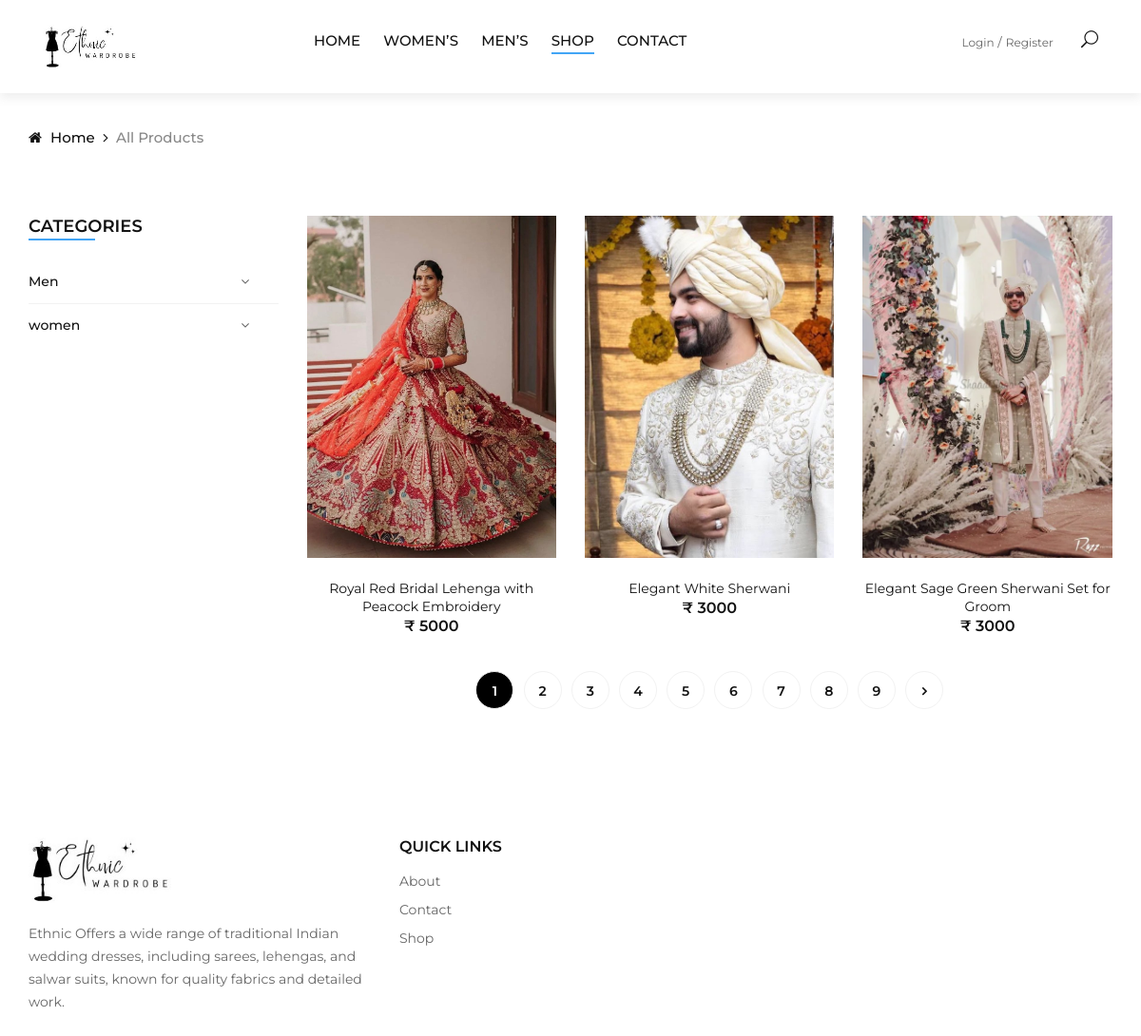
The app's page /allproducts with its own data.
### myapp/models.py (models this page shows, shortened)
class product_category(models.Model):
    Product_category_name = models.CharField(max_length=25)

class product_detail(models.Model):
    L_id = models.ForeignKey(login, on_delete=models.CASCADE, default="")
    Pro_name = models.CharField(max_length=70)
    Pro_brandname = models.CharField(max_length=50, default="Prexa Wear")
    Pro_Cat = models.ForeignKey(product_category, on_delete=models.CASCADE, default="")
    Pro_subcat = models.ForeignKey(product_subcategory, on_delete=models.CASCADE, default="")
    Pro_image = models.ImageField(upload_to="photos")
    Pro_description = models.CharField(max_length=500)
    Pro_price = models.IntegerField()
    is_visible = models.BooleanField(default=True)
    added_date = models.DateTimeField(auto_now=True, editable=False)
    def Pro_images(self):
        return mark_safe('<img src="{}" width="100"/>'.format(self.Pro_image.url))
    Pro_images.allow_tags = True

### myapp/views.py (the view)
# urls.py: path("allproducts", views.allproducts, name="allproducts"),
def allproducts(request):
    try:
        uid = request.session['log_id']
        try:
            profiledata = login.objects.get(id=uid)
        except login.DoesNotExist:
            profiledata = None
        proddata = product_detail.objects.filter(is_visible=True)
        catdata = product_category.objects.all()
        subcatdata = product_subcategory.objects.all()
        page = request.GET.get('page', 1)
        paginator = Paginator(proddata, 3)  # Set the number of items per page
        try:
            proddata = paginator.page(page)
        except PageNotAnInteger:
            proddata = paginator.page(1)
        except EmptyPage:
            proddata = paginator.page(paginator.num_pages)
        details = {
            'profiledata': profiledata,
            'proddata': proddata,
            'catdata': catdata,
            'subcatdata': subcatdata,
        }
        return render(request, 'allproducts.html', details)
    except:
        pass
    proddata = product_detail.objects.filter(is_visible=True)
    catdata = product_category.objects.all()
    subcatdata = product_subcategory.objects.all()
    page = request.GET.get('page', 1)
    paginator = Paginator(proddata, 3)  # Set the number of items per page
    try:
        proddata = paginator.page(page)
    except PageNotAnInteger:
        proddata = paginator.page(1)
    except EmptyPage:
        proddata = paginator.page(paginator.num_pages)
    details = {
        'proddata': proddata,
        'catdata': catdata,
        'subcatdata': subcatdata,
    }
    return render(request, 'allproducts.html', details)

### myapp/templates/allproducts.html (shortened to what this page needs)
{% extends 'basic.html' %}
{% load static %}
{% block body %}
    <div class="breadcrumb-option">
        <div class="container">
            <div class="row">
                <div class="col-lg-12">
                    <div class="breadcrumb__links">
                        <a href="/"><i class="fa fa-home"></i> Home</a>
                        <span>All Products</span>
                    </div>
                </div>
            </div>
        </div>
    </div>
     <section class="shop spad">
        <div class="container">
            <div class="row">
                <div class="col-lg-3 col-md-3">
                    <div class="shop__sidebar">
                        <div class="sidebar__categories">
                            <div class="section-title">
                                <h4>Categories</h4>
                            </div>
                            <div class="categories__accordion">
                                <div class="accordion" id="accordionExample">
                                    {% for cd in catdata %}
                                    <div class="card">
                                        <div class="card-heading">
                                            <a data-toggle="collapse" data-target="#collapseOne{{cd.id}}">{{cd.Product_category_name}}</a>
                                        </div>
                                    </div>
                                    {% endfor %}
                                </div>
                            </div>
                        </div>
                    </div>
                </div>
                <div class="col-lg-9 col-md-9">
                    <div class="row">
                        {% for pd in proddata %}
                        <div class="col-lg-4 col-md-6">
                            <div class="product__item">
                                <div class="product__item__pic set-bg" data-setbg="/media/{{pd.Pro_image}}">
                                    <ul class="product__hover">
                                    </ul>
                                </div>
                                <div class="product__item__text">
                                    <h6><a href="/viewprod/{{pd.id}}">{{pd.Pro_name}}</a></h6>
                                    <div class="product__price">₹ {{pd.Pro_price}}</div>
                                </div>
                            </div>
                        </div>
                        {% endfor %}
                        <div class="col-lg-12 text-center">
                            <div class="pagination__option">
                                {% for i in proddata.paginator.page_range %}
                                {% if proddata.number == i %}
                                <a href="?page={{ i }}" style="color:white; background-color:black;">{{ i }}</a>
                                {%  else %}
                                <a href="?page={{ i }}">{{ i }}</a>
                                {% endif %}
                                {% endfor %}
                                {% if proddata.has_next %}
                                <a href="?page={{ proddata.paginator.num_pages }}"><i class="fa fa-angle-right"></i></a>
                                {% endif %}
                            </div>
                        </div>
                    </div>
                </div>
            </div>
        </div>
    </section>
{% endblock %}

### myapp/templates/basic.html (shortened to what this page needs)
<!DOCTYPE html>
<html lang="zxx">
{% load static %}
<head>
    <link rel="stylesheet" href=" {% static 'css/bootstrap.min.css' %} " type="text/css">
    <link rel="stylesheet" href=" {% static 'css/font-awesome.min.css' %} " type="text/css">
    <link rel="stylesheet" href=" {% static 'css/elegant-icons.css' %} " type="text/css">
    <link rel="stylesheet" href=" {% static 'css/jquery-ui.min.css' %} " type="text/css">
    <link rel="stylesheet" href=" {% static 'css/magnific-popup.css' %} " type="text/css">
    <link rel="stylesheet" href=" {% static 'css/owl.carousel.min.css' %} " type="text/css">
    <link rel="stylesheet" href=" {% static 'css/slicknav.min.css' %} " type="text/css">
    <link rel="stylesheet" href=" {% static 'css/style.css' %} " type="text/css">
</head>
<body>
    <header class="header">
        <div class="container-fluid">
            <div class="row">
                <div class="col-xl-3 col-lg-2">
                    <div class="header__logo">
                        <a href="/"><img src=" {% static 'img/Logo.jpg' %} " width="100px" alt=""></a>
                    </div>
                </div>
                <div class="col-xl-6 col-lg-7">
                    <nav class="header__menu">
                        <ul>
                            <li {% if request.resolver_match.url_name == 'index' %} class="active" {% endif %}><a href="/">Home</a></li>
                            <li><a href="/catwiseprod/2">Women’s</a></li>
                            <li><a href="/catwiseprod/1">Men’s</a></li>
                            <li {% if request.resolver_match.url_name == 'allproducts' %} class="active" {% endif %}><a href="/allproducts">Shop</a></li>
                            <li {% if request.resolver_match.url_name == 'contactus' %} class="active" {% endif %}><a href="/contactus">Contact</a></li>
                        </ul>
                    </nav>
                </div>
                <div class="col-lg-3">
                    <div class="header__right">
                        <div class="header__right__auth">
                            {% if request.session.log_user %}
                            <a href="/logout">Logout</a>
                            <a href="/yourprofile">Profile</a>
                            {% else %}
                            <a href="/loginsignup">Login</a>
                            <a href="/register">Register</a>
                            {% endif %}
                        </div>
                        <ul class="header__right__widget">
                            <li><span class="icon_search search-switch"></span></li>
                        </ul>
                    </div>
                </div>
            </div>
        </div>
    </header>
{% block body %} {% endblock %}
<footer class="footer">
    <div class="container">
        <div class="row">
            <div class="col-lg-4 col-md-6 col-sm-7">
                <div class="footer__about">
                    <div class="footer__logo">
                        <a href="/"><img src=" {% static 'img/Logo.jpg' %} " width="150px" alt=""></a>
                    </div>
                    <p>Ethnic Offers a wide range of traditional Indian wedding dresses, including sarees, lehengas, and salwar suits, known for quality fabrics and detailed work.</p>
                </div>
            </div>
            <div class="col-lg-2 col-md-3 col-sm-5">
                <div class="footer__widget">
                    <h6>Quick links</h6>
                    <ul>
                        <li><a href="/about">About</a></li>
                        <li><a href="/contact">Contact</a></li>
                        <li><a href="/allproducts">Shop</a></li>
                    </ul>
                </div>
            </div>
        </div>
    </div>
</footer>
</body>
</html>

### records on screen
product_category: Product_category_name "Men"
product_category: Product_category_name "women"
product_detail: shows a picture, Pro_name "Royal Red Bridal Lehenga with Peacock Embroidery", Pro_price "5000"
product_detail: shows a picture, Pro_name "Elegant White Sherwani", Pro_price "3000"
product_detail: shows a picture, Pro_name "Elegant Sage Green Sherwani Set for Groom", Pro_price "3000"

### other values on screen
{{ i }} "1"
{{ i }} "2" "3" "4" "5" "6" "7" "8" "9"
